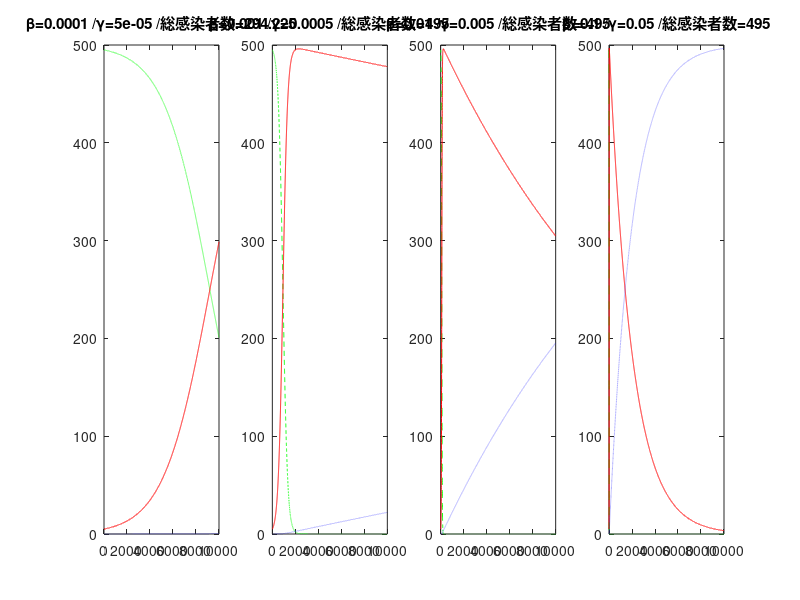

Here is the MATLAB script that generated this plot:
dt=0.01;Tmax=10000;N=500;
I=zeros(1,Tmax);I(1)=N/100;
S=zeros(1,Tmax);S(1)=N-I(1);
R=zeros(1,Tmax);R(1)=0;
X=1:Tmax;R0=2;
b=[0.0001 0.001 0.01 0.1];
figure('Position',[0 400 1000 250]);
for J=1:4
    g=b(J)/R0;
    for T=1:Tmax-1
        S(T+1)=S(T)+dt*( -b(J)*S(T)*I(T)           );
        I(T+1)=I(T)+dt*(  b(J)*S(T)*I(T) -g*I(T)   );
        R(T+1)=R(T)+dt*(                  g*I(T)   );
    end
    subplot(1,4,J);plot(X,S,'g--',X,I,'r',X,R,'b:');
    title(strcat('β=',num2str(b(J)),' /γ=',num2str(g),' /総感染者数=',num2str(S(1)-S(Tmax)) ));
end
